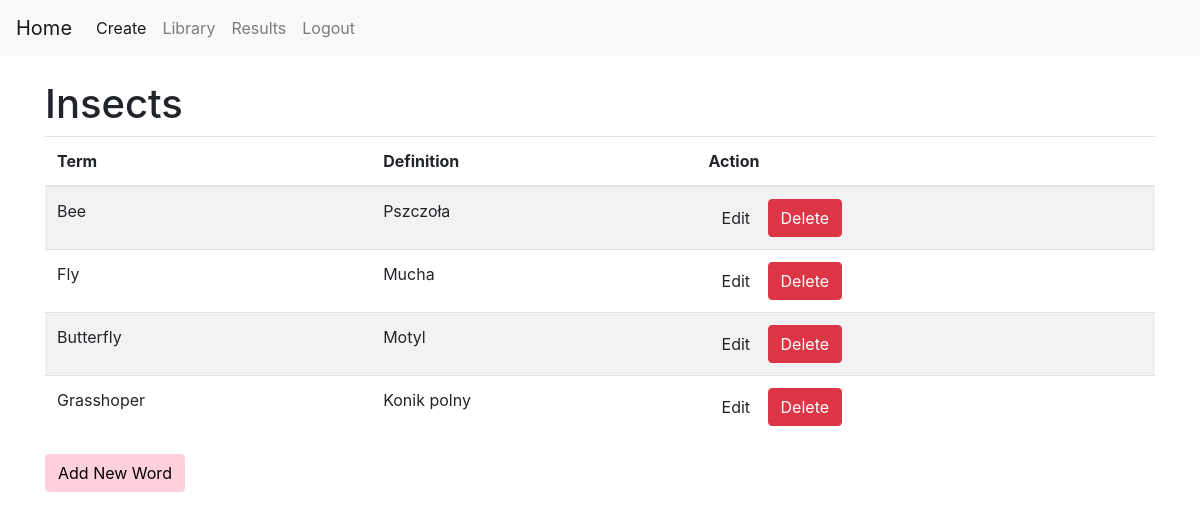
/edit_quiz/3 (signed in), run on the app's committed database.
### tables this page shows
CREATE TABLE quizzes (
        quiz_id INTEGER PRIMARY KEY AUTOINCREMENT,
        quiz_name TEXT NOT NULL,
        user_id INTEGER NOT NULL
        );

CREATE TABLE vocabulary (
        word_id INTEGER PRIMARY KEY AUTOINCREMENT,
        quiz_id INTEGER NOT NULL,
        term TEXT NOT NULL,
        definition TEXT NOT NULL
        );

### flask-project/app.py (the view)
@app.route("/edit_quiz/<int:quiz_id>")
def edit_quiz(quiz_id):
    if "user_id" not in session:
        return redirect("/login")
    connection = sqlite3.connect("database.db")
    cursor = connection.cursor()
    cursor.execute(
        """
        SELECT word_id, term, definition
        FROM vocabulary
        WHERE quiz_id = ?
        """,
        (quiz_id,)
    )
    words = cursor.fetchall()
    cursor.execute(
        """
        SELECT quiz_name
        FROM quizzes
        WHERE quiz_id = ?
        """,
        (quiz_id,)
    )
    quiz_name = cursor.fetchone()[0]
    connection.close()
    return render_template(
        "edit_quiz.html",
        words=words,
        quiz_id=quiz_id,
        quiz_name=quiz_name
    )

### flask-project/templates/edit_quiz.html (shortened to what this page needs)
{% extends "base.html" %}
{% block content %}
<h1>{{ quiz_name }}</h1>
<table class="table table-striped">
    <thead>
        <tr>
            <th>Term</th>
            <th>Definition</th>
            <th>Action</th>
        </tr>
    </thead>
    <tbody>
    {% for word in words %}
        <tr>
            <td>{{ word[1] }}</td>
            <td>{{ word[2] }}</td>
            <td>
                <a href="/edit_word/{{ word[0] }}"
                   class="btn btn-lightblue">
                    Edit
                </a>
                <a href="/delete_word/{{ word[0] }}"
                   class="btn btn-danger">
                    Delete
                </a>
            </td>
        </tr>
    {% endfor %}
    </tbody>
</table>
<a href="/add_word/{{ quiz_id }}"
   class="btn btn-pink">
    Add New Word
</a>
{% endblock %}

### flask-project/templates/base.html (style rules this page uses)
.btn-pink { background-color: #ffd1dc; color: black; border: 1px solid #ffd1dc; }

### data on the page
quizzes: quiz_name "Insects"
vocabulary: term "Bee", definition "Pszczoła"
vocabulary: term "Fly", definition "Mucha"
vocabulary: term "Butterfly", definition "Motyl"
vocabulary: term "Grasshoper", definition "Konik polny"
